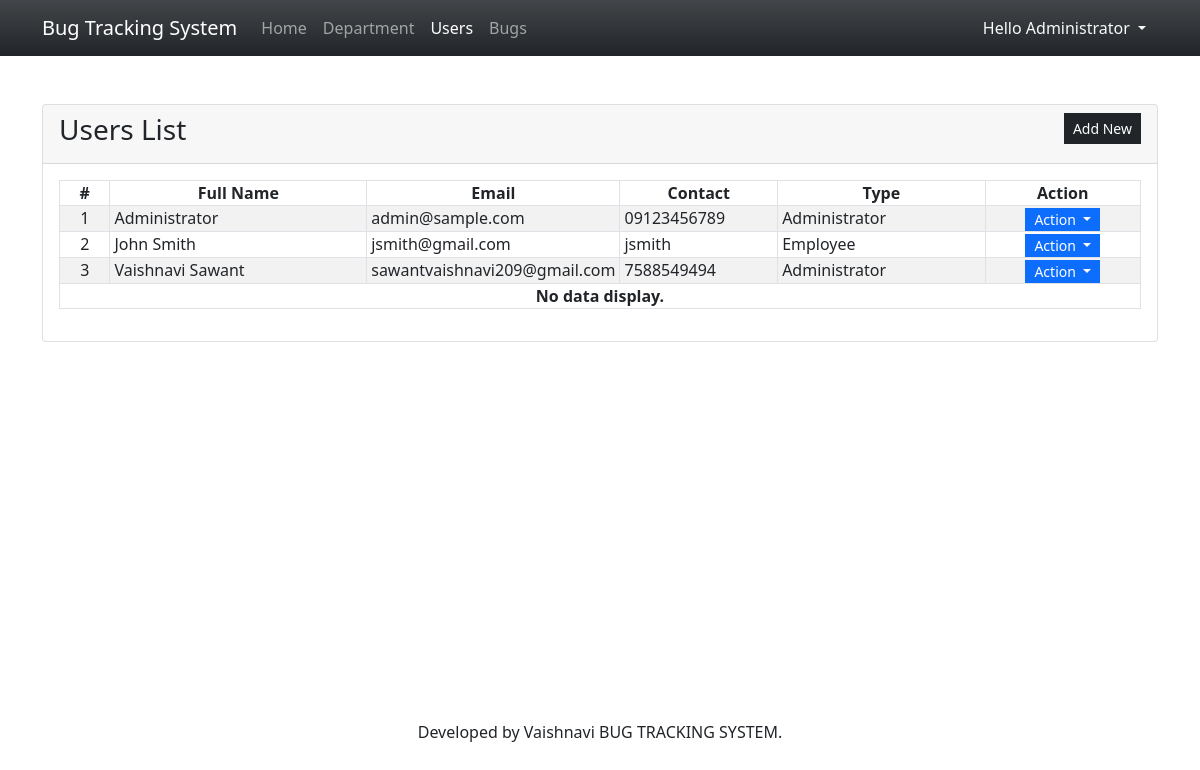
Page /?page=users (signed in) on the committed database.
### tables this page shows
CREATE TABLE user_list (
            `user_id` INTEGER PRIMARY KEY AUTOINCREMENT,
            `fullname` TEXT NOT NULL,
            `email` TEXT NOT NULL,
            `contact` TEXT NOT NULL,
            `username` TEXT NOT NULL,
            `password` TEXT NOT NULL,
            `department_id` INTEGER,
            `type` INTEGER,
            `designation` TEXT NOT NULL,
            `date_created` TIMESTAMP DEFAULT CURRENT_TIMESTAMP
        );

### users.php (the view, shortened to what this page needs)
<div class="card">
    <div class="card-header d-flex justify-content-between">
        <h3 class="card-title">Users List</h3>
        <div class="card-tools align-middle">
            <button class="btn btn-dark btn-sm py-1 rounded-0" type="button" id="create_new">Add New</button>
        </div>
    </div>
    <div class="card-body">
        <table class="table table-hover table-striped table-bordered">
            <colgroup>
                <col width="5%">
                <col width="25%">
                <col width="20%">
                <col width="15%">
                <col width="20%">
                <col width="15%">
            </colgroup>
            <thead>
                <tr>
                    <th class="text-center p-0">#</th>
                    <th class="text-center p-0">Full Name</th>
                    <th class="text-center p-0">Email</th>
                    <th class="text-center p-0">Contact</th>
                    <th class="text-center p-0">Type</th>
                    <th class="text-center p-0">Action</th>
                </tr>
            </thead>
            <tbody>
                <?php
                $sql = "SELECT * FROM `user_list` order by `fullname` asc";
                $qry = $conn->query($sql);
                $i = 1;
                    while($row = $qry->fetchArray()):
                ?>
                <tr>
                    <td class="text-center p-0"><?php echo $i++; ?></td>
                    <td class="py-0 px-1"><?php echo $row['fullname'] ?></td>
                    <td class="py-0 px-1"><?php echo $row['email'] ?></td>
                    <td class="py-0 px-1"><?php echo $row['contact'] ?></td>
                    <td class="py-0 px-1"><?php echo ($row['type'] == 1)? 'Administrator':'Employee' ?></td>
                    <th class="text-center py-0 px-1">
                        <div class="btn-group" role="group">
                            <button id="btnGroupDrop1" type="button" class="btn btn-primary dropdown-toggle btn-sm rounded-0 py-0" data-bs-toggle="dropdown" aria-expanded="false">
                            Action
                            </button>
                        </div>
                    </th>
                </tr>
                <?php endwhile; ?>
                <?php if(!$qry->fetchArray()): ?>
                    <tr>
                        <th class="text-center p-0" colspan="6">No data display.</th>
                    </tr>
                <?php endif; ?>
            </tbody>
        </table>
    </div>
</div>

### index.php (shortened to what this page needs)
<?php
$page = isset($_GET['page']) ? $_GET['page'] : 'home';
?>
<!DOCTYPE html>
<html lang="en">
<head>
    <link rel="stylesheet" href="css/bootstrap.min.css">
</head>
<body>
    <main>
    <nav class="navbar navbar-expand-lg navbar-dark bg-dark bg-gradient">
        <div class="container">
            <a class="navbar-brand" href="#">
                Bug Tracking System
            </a>
            <div class="collapse navbar-collapse" id="navbarNav">
                <ul class="navbar-nav">
                    <li class="nav-item">
                        <a class="nav-link <?php echo ($page == 'home')? 'active' : '' ?>" aria-current="page" href="./">Home</a>
                    </li>
                    <?php if($_SESSION['type'] == 1): ?>
                    <li class="nav-item">
                        <a class="nav-link <?php echo ($page == 'department')? 'active' : '' ?>" aria-current="page" href="./?page=department">Department</a>
                    </li>
                    <li class="nav-item">
                        <a class="nav-link <?php echo ($page == 'users')? 'active' : '' ?>" aria-current="page" href="./?page=users">Users</a>
                    </li>
                    <?php endif; ?>
                    <li class="nav-item">
                    <a class="nav-link" href="./?page=issues">Bugs</a>
                    </li>
                </ul>
            </div>
            <div>
            <div class="dropdown">
                <button class="btn btn-secondary dropdown-toggle bg-transparent  text-light border-0" type="button" id="dropdownMenuButton1" data-bs-toggle="dropdown" aria-expanded="false">
                    Hello <?php echo $_SESSION['fullname'] ?>
                </button>
            </div>
            </div>
        </div>
    </nav>
    <div class="container py-5">
        <?php
            include $page.'.php';
        ?>
    </div>
    </main>
    <footer>
     Developed by Vaishnavi
               BUG TRACKING SYSTEM.
  </footer>
</body>
</html>

### index.php (style rules this page uses)
footer { background-color: transparent; text-decoration: none; text-align: center; padding: 330px; }

### rows in the picture
user_list: fullname "Administrator", email "admin@sample.com", contact "09123456789", type "Administrator"
user_list: fullname "John Smith", email "jsmith@gmail.com", contact "jsmith", type "Employee"
user_list: fullname "Vaishnavi Sawant", email "sawantvaishnavi209@gmail.com", contact "7588549494", type "Administrator"

### other values in the picture
$_SESSION['fullname'] "Administrator"
